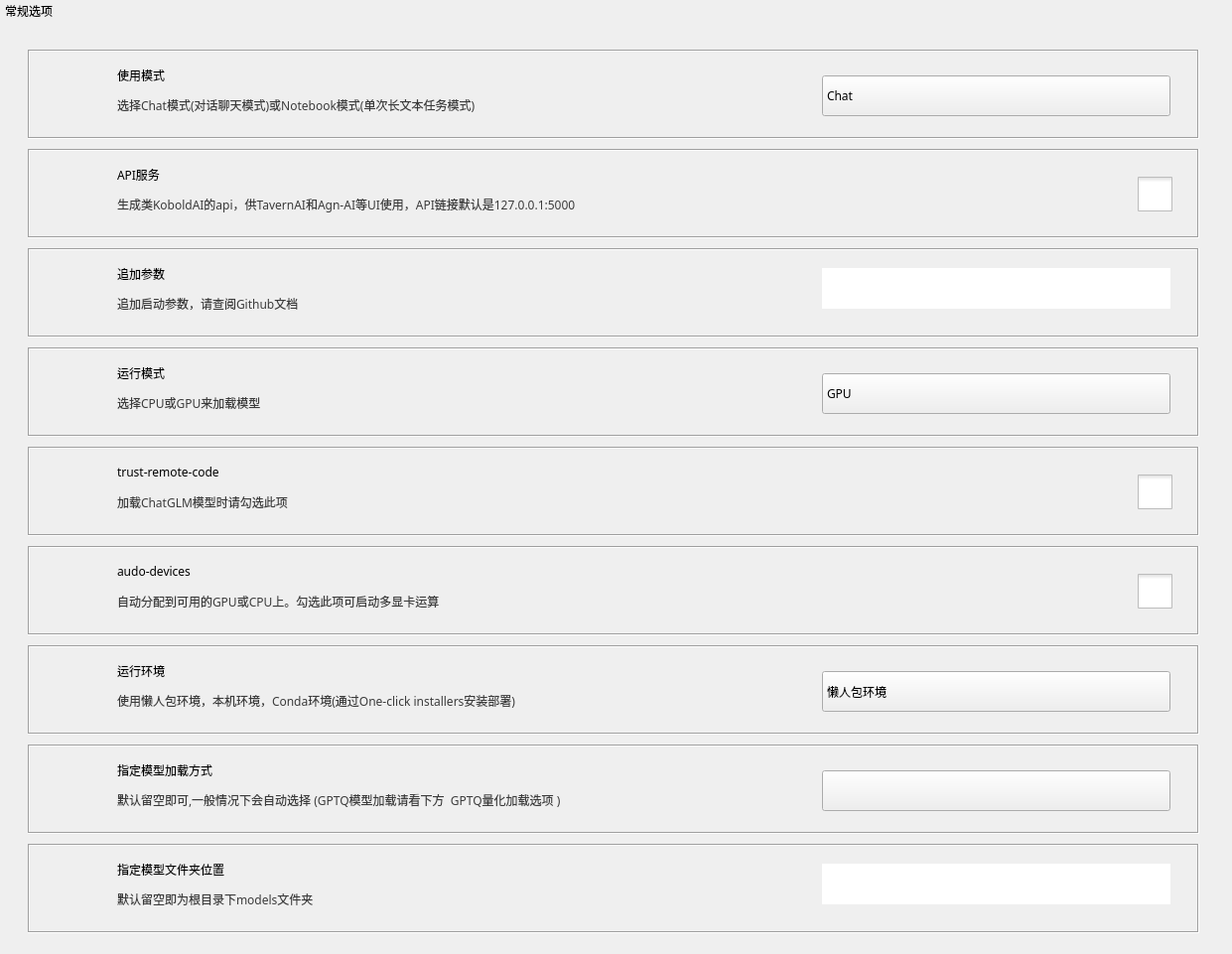
      <widget class="QGroupBox" name="groupBox">
       <property name="geometry">
        <rect>
         <x>20</x>
         <y>50</y>
         <width>1241</width>
         <height>961</height>
        </rect>
       </property>
       <property name="font">
        <font>
         <family>微软雅黑</family>
         
         <weight>50</weight>
         <italic>false</italic>
         <bold>false</bold>
        </font>
       </property>
       <property name="styleSheet">
        <string notr="true">QGroupBox{
    border: none;
	font:27px &quot;微软雅黑&quot;;
}
</string>
       </property>
       <property name="title">
        <string> 常规选项</string>
       </property>
       <widget class="QFrame" name="frame">
        <property name="geometry">
         <rect>
          <x>28</x>
          <y>50</y>
          <width>1180</width>
          <height>90</height>
         </rect>
        </property>
        <property name="styleSheet">
         <string notr="true"/>
        </property>
        <property name="frameShape">
         <enum>QFrame::Box</enum>
        </property>
        <property name="frameShadow">
         <enum>QFrame::Sunken</enum>
        </property>
        <widget class="QComboBox" name="laMode">
         <property name="geometry">
          <rect>
           <x>800</x>
           <y>26</y>
           <width>351</width>
           <height>41</height>
          </rect>
         </property>
         <property name="font">
          <font>
           <family>微软雅黑</family>
           
           <weight>50</weight>
           <italic>false</italic>
           <bold>false</bold>
          </font>
         </property>
         <property name="styleSheet">
          <string notr="true">QComboBox::drop-down
{
	subcontrol-origin: padding;
	subcontrol-position: center right;
	width: 30px;
	border:none;
}
QComboBox::down-arrow {
     image: url(:/ss/收起.png)
  }
QComboBox {
	font: 23px &quot;微软雅黑&quot;;
}</string>
         </property>
         <property name="currentText">
          <string>Chat</string>
         </property>
         <property name="currentIndex">
          <number>0</number>
         </property>
         <item>
          <property name="text">
           <string>Chat</string>
          </property>
         </item>
         <item>
          <property name="text">
           <string>Notebook</string>
          </property>
         </item>
        </widget>
        <widget class="QLabel" name="label">
         <property name="geometry">
          <rect>
           <x>90</x>
           <y>10</y>
           <width>131</width>
           <height>31</height>
          </rect>
         </property>
         <property name="styleSheet">
          <string notr="true">font: 20px &quot;微软雅黑&quot;;</string>
         </property>
         <property name="text">
          <string>使用模式</string>
         </property>
        </widget>
        <widget class="QLabel" name="label_2">
         <property name="geometry">
          <rect>
           <x>90</x>
           <y>40</y>
           <width>671</width>
           <height>31</height>
          </rect>
         </property>
         <property name="font">
          <font>
           <family>微软雅黑</family>
           
           <weight>50</weight>
           <italic>false</italic>
           <bold>false</bold>
          </font>
         </property>
         <property name="styleSheet">
          <string notr="true">color:rgb(59, 59, 59);
font: 18px &quot;微软雅黑&quot;;</string>
         </property>
         <property name="text">
          <string>选择Chat模式(对话聊天模式)或Notebook模式(单次长文本任务模式)</string>
         </property>
        </widget>
        <widget class="QLabel" name="label_7">
         <property name="geometry">
          <rect>
           <x>20</x>
           <y>19</y>
           <width>45</width>
           <height>45</height>
          </rect>
         </property>
         <property name="styleSheet">
          <string notr="true">border-image:url(:/ss/列表.png)</string>
         </property>
         <property name="text">
          <string/>
         </property>
        </widget>
       </widget>
       <widget class="QFrame" name="frame_2">
        <property name="geometry">
         <rect>
          <x>28</x>
          <y>150</y>
          <width>1180</width>
          <height>90</height>
         </rect>
        </property>
        <property name="frameShape">
         <enum>QFrame::Box</enum>
        </property>
        <property name="frameShadow">
         <enum>QFrame::Sunken</enum>
        </property>
        <widget class="QLabel" name="label_3">
         <property name="geometry">
          <rect>
           <x>90</x>
           <y>10</y>
           <width>131</width>
           <height>31</height>
          </rect>
         </property>
         <property name="font">
          <font>
           <family>微软雅黑</family>
           
           <weight>50</weight>
           <italic>false</italic>
           <bold>false</bold>
          </font>
         </property>
         <property name="styleSheet">
          <string notr="true">font: 20px &quot;微软雅黑&quot;;</string>
         </property>
         <property name="text">
          <string>API服务</string>
         </property>
        </widget>
        <widget class="QLabel" name="label_4">
         <property name="geometry">
          <rect>
           <x>90</x>
           <y>40</y>
           <width>721</width>
           <height>31</height>
          </rect>
         </property>
         <property name="font">
          <font>
           <family>微软雅黑</family>
           
           <weight>50</weight>
           <italic>false</italic>
           <bold>false</bold>
          </font>
         </property>
         <property name="styleSheet">
          <string notr="true">color:rgb(59, 59, 59);
font: 18px &quot;微软雅黑&quot;;</string>
         </property>
         <property name="text">
          <string>生成类KoboldAI的api，供TavernAI和Agn-AI等UI使用，API链接默认是127.0.0.1:5000</string>
         </property>
        </widget>
        <widget class="QCheckBox" name="laApi">
         <property name="geometry">
          <rect>
           <x>1118</x>
           <y>10</y>
           <width>41</width>
           <height>71</height>
          </rect>
         </property>
         <property name="styleSheet">
          <string notr="true">QCheckBox{
    spacing: 35px;
}
QCheckBox::indicator {
	width: 35px;
	height: 35px;
}
QCheckBox::indicator:unchecked {
    image: url(:/ss/未勾选.png);
}
QCheckBox::indicator:unchecked:hover {
    image: url(:/ss/选中 (2).png)
}
QCheckBox::indicator:checked {
    image: url(:/ss/复选框-选中.png)
}
</string>
         </property>
         <property name="text">
          <string/>
         </property>
         <property name="iconSize">
          <size>
           <width>100</width>
           <height>100</height>
          </size>
         </property>
        </widget>
        <widget class="QLabel" name="label_8">
         <property name="geometry">
          <rect>
           <x>20</x>
           <y>19</y>
           <width>45</width>
           <height>45</height>
          </rect>
         </property>
         <property name="styleSheet">
          <string notr="true">border-image:url(:/ss/查关系.png)</string>
         </property>
         <property name="text">
          <string/>
         </property>
        </widget>
       </widget>
       <widget class="QFrame" name="frame_3">
        <property name="geometry">
         <rect>
          <x>28</x>
          <y>250</y>
          <width>1180</width>
          <height>90</height>
         </rect>
        </property>
        <property name="frameShape">
         <enum>QFrame::Box</enum>
        </property>
        <property name="frameShadow">
         <enum>QFrame::Sunken</enum>
        </property>
        <widget class="QLineEdit" name="laOpt">
         <property name="geometry">
          <rect>
           <x>800</x>
           <y>20</y>
           <width>351</width>
           <height>41</height>
          </rect>
         </property>
         <property name="font">
          <font>
           <family>微软雅黑</family>
           
           <weight>50</weight>
           <italic>false</italic>
           <bold>false</bold>
          </font>
         </property>
         <property name="styleSheet">
          <string notr="true">font: 20px &quot;微软雅黑&quot;;</string>
         </property>
         <property name="locale">
          <locale language="English" country="UnitedStates"/>
         </property>
         <property name="frame">
          <bool>false</bool>
         </property>
        </widget>
        <widget class="QLabel" name="label_5">
         <property name="geometry">
          <rect>
           <x>90</x>
           <y>10</y>
           <width>131</width>
           <height>31</height>
          </rect>
         </property>
         <property name="font">
          <font>
           <family>微软雅黑</family>
           
           <weight>50</weight>
           <italic>false</italic>
           <bold>false</bold>
          </font>
         </property>
         <property name="styleSheet">
          <string notr="true">font: 20px &quot;微软雅黑&quot;;</string>
         </property>
         <property name="text">
          <string>追加参数</string>
         </property>
        </widget>
        <widget class="QLabel" name="label_6">
         <property name="geometry">
          <rect>
           <x>90</x>
           <y>40</y>
           <width>691</width>
           <height>31</height>
          </rect>
         </property>
         <property name="font">
          <font>
           <family>微软雅黑</family>
           
           <weight>50</weight>
           <italic>false</italic>
           <bold>false</bold>
          </font>
         </property>
         <property name="styleSheet">
          <string notr="true">color:rgb(59, 59, 59);
font: 18px &quot;微软雅黑&quot;;</string>
         </property>
         <property name="text">
          <string>追加启动参数，请查阅Github文档</string>
         </property>
        </widget>
        <widget class="QLabel" name="label_9">
         <property name="geometry">
          <rect>
           <x>20</x>
           <y>19</y>
           <width>45</width>
           <height>45</height>
          </rect>
         </property>
         <property name="styleSheet">
          <string notr="true">border-image:url(:/ss/添加-细.png)</string>
         </property>
         <property name="text">
          <string/>
         </property>
        </widget>
       </widget>
       <widget class="QFrame" name="frame_4">
        <property name="geometry">
         <rect>
          <x>28</x>
          <y>350</y>
          <width>1180</width>
          <height>90</height>
         </rect>
        </property>
        <property name="frameShape">
         <enum>QFrame::Box</enum>
        </property>
        <property name="frameShadow">
         <enum>QFrame::Sunken</enum>
        </property>
        <widget class="QComboBox" name="laRunMode">
         <property name="geometry">
          <rect>
           <x>800</x>
           <y>26</y>
           <width>351</width>
           <height>41</height>
          </rect>
         </property>
         <property name="font">
          <font>
           <family>微软雅黑</family>
           
           <weight>50</weight>
           <italic>false</italic>
           <bold>false</bold>
          </font>
         </property>
         <property name="styleSheet">
          <string notr="true">QComboBox::drop-down
{
	subcontrol-origin: padding;
	subcontrol-position: center right;
	width: 30px;
	border:none;
}
QComboBox::down-arrow {
     image: url(:/ss/收起.png)
  }
QComboBox {
	font: 23px &quot;微软雅黑&quot;;
}</string>
         </property>
         <property name="currentText">
          <string>GPU</string>
         </property>
         <property name="currentIndex">
          <number>0</number>
         </property>
         <item>
          <property name="text">
           <string>GPU</string>
          </property>
         </item>
         <item>
          <property name="text">
           <string>CPU</string>
          </property>
         </item>
        </widget>
        <widget class="QLabel" name="label_10">
         <property name="geometry">
          <rect>
           <x>90</x>
           <y>10</y>
           <width>131</width>
           <height>31</height>
          </rect>
         </property>
         <property name="font">
          <font>
           <family>微软雅黑</family>
           
           <weight>50</weight>
           <italic>false</italic>
           <bold>false</bold>
          </font>
         </property>
         <property name="styleSheet">
          <string notr="true">font: 20px &quot;微软雅黑&quot;;</string>
         </property>
         <property name="text">
          <string>运行模式</string>
         </property>
        </widget>
        <widget class="QLabel" name="label_11">
         <property name="geometry">
          <rect>
           <x>90</x>
           <y>40</y>
           <width>671</width>
           <height>31</height>
          </rect>
         </property>
         <property name="font">
          <font>
           <family>微软雅黑</family>
           
           <weight>50</weight>
           <italic>false</italic>
           <bold>false</bold>
          </font>
         </property>
         <property name="styleSheet">
          <string notr="true">color:rgb(59, 59, 59);
font: 18px &quot;微软雅黑&quot;;</string>
         </property>
         <property name="text">
          <string>选择CPU或GPU来加载模型</string>
         </property>
        </widget>
        <widget class="QLabel" name="label_12">
         <property name="geometry">
          <rect>
           <x>20</x>
           <y>19</y>
           <width>45</width>
           <height>45</height>
          </rect>
         </property>
         <property name="styleSheet">
          <string notr="true">border-image:url(:/ss/工具.png)</string>
         </property>
         <property name="text">
          <string/>
         </property>
        </widget>
       </widget>
       <widget class="QFrame" name="frame_9">
        <property name="geometry">
         <rect>
          <x>28</x>
          <y>450</y>
          <width>1180</width>
          <height>90</height>
         </rect>
        </property>
        <property name="frameShape">
         <enum>QFrame::Box</enum>
        </property>
        <property name="frameShadow">
         <enum>QFrame::Sunken</enum>
        </property>
        <widget class="QLabel" name="label_28">
         <property name="geometry">
          <rect>
           <x>90</x>
           <y>10</y>
           <width>181</width>
           <height>31</height>
          </rect>
         </property>
         <property name="font">
          <font>
           <family>微软雅黑</family>
           
           <weight>50</weight>
           <italic>false</italic>
           <bold>false</bold>
          </font>
         </property>
         <property name="styleSheet">
          <string notr="true">font: 20px &quot;微软雅黑&quot;;</string>
         </property>
         <property name="text">
          <string>trust-remote-code</string>
         </property>
        </widget>
        <widget class="QLabel" name="label_29">
         <property name="geometry">
          <rect>
           <x>90</x>
           <y>40</y>
           <width>691</width>
           <height>31</height>
          </rect>
         </property>
         <property name="font">
          <font>
           <family>微软雅黑</family>
           
           <weight>50</weight>
           <italic>false</italic>
           <bold>false</bold>
          </font>
         </property>
         <property name="styleSheet">
          <string notr="true">color:rgb(59, 59, 59);
font: 18px &quot;微软雅黑&quot;;</string>
         </property>
         <property name="text">
          <string>加载ChatGLM模型时请勾选此项</string>
         </property>
        </widget>
        <widget class="QCheckBox" name="laTru">
         <property name="geometry">
          <rect>
           <x>1118</x>
           <y>10</y>
           <width>41</width>
           <height>71</height>
          </rect>
         </property>
         <property name="styleSheet">
          <string notr="true">QCheckBox{
    spacing: 35px;
}
QCheckBox::indicator {
	width: 35px;
	height: 35px;
}
QCheckBox::indicator:unchecked {
    image: url(:/ss/未勾选.png);
}
QCheckBox::indicator:unchecked:hover {
    image: url(:/ss/选中 (2).png)
}
QCheckBox::indicator:checked {
    image: url(:/ss/复选框-选中.png)
}
</string>
         </property>
         <property name="text">
          <string/>
         </property>
         <property name="iconSize">
          <size>
           <width>100</width>
           <height>100</height>
          </size>
         </property>
        </widget>
        <widget class="QLabel" name="label_30">
         <property name="geometry">
          <rect>
           <x>20</x>
           <y>19</y>
           <width>45</width>
           <height>45</height>
          </rect>
         </property>
         <property name="styleSheet">
          <string notr="true">border-image:url(:/ss/算法管理.png)</string>
         </property>
         <property name="text">
          <string/>
         </property>
        </widget>
       </widget>
       <widget class="QFrame" name="frame_15">
        <property name="geometry">
         <rect>
          <x>28</x>
          <y>550</y>
          <width>1180</width>
          <height>90</height>
         </rect>
        </property>
        <property name="frameShape">
         <enum>QFrame::Box</enum>
        </property>
        <property name="frameShadow">
         <enum>QFrame::Sunken</enum>
        </property>
        <widget class="QLabel" name="label_53">
         <property name="geometry">
          <rect>
           <x>90</x>
           <y>10</y>
           <width>181</width>
           <height>31</height>
          </rect>
         </property>
         <property name="font">
          <font>
           <family>微软雅黑</family>
           
           <weight>50</weight>
           <italic>false</italic>
           <bold>false</bold>
          </font>
         </property>
         <property name="styleSheet">
          <string notr="true">font: 20px &quot;微软雅黑&quot;;</string>
         </property>
         <property name="text">
          <string>audo-devices</string>
         </property>
        </widget>
        <widget class="QLabel" name="label_54">
         <property name="geometry">
          <rect>
           <x>90</x>
           <y>40</y>
           <width>691</width>
           <height>31</height>
          </rect>
         </property>
         <property name="font">
          <font>
           <family>微软雅黑</family>
           
           <weight>50</weight>
           <italic>false</italic>
           <bold>false</bold>
          </font>
         </property>
         <property name="styleSheet">
          <string notr="true">color:rgb(59, 59, 59);
font: 18px &quot;微软雅黑&quot;;</string>
         </property>
         <property name="text">
          <string>自动分配到可用的GPU或CPU上。勾选此项可启动多显卡运算</string>
         </property>
        </widget>
        <widget class="QCheckBox" name="laAuto">
         <property name="geometry">
          <rect>
           <x>1118</x>
           <y>10</y>
           <width>41</width>
           <height>71</height>
          </rect>
         </property>
         <property name="styleSheet">
          <string notr="true">QCheckBox{
    spacing: 35px;
}
QCheckBox::indicator {
	width: 35px;
	height: 35px;
}
QCheckBox::indicator:unchecked {
    image: url(:/ss/未勾选.png);
}
QCheckBox::indicator:unchecked:hover {
    image: url(:/ss/选中 (2).png)
}
QCheckBox::indicator:checked {
    image: url(:/ss/复选框-选中.png)
}
</string>
         </property>
         <property name="text">
          <string/>
         </property>
         <property name="iconSize">
          <size>
           <width>100</width>
           <height>100</height>
          </size>
         </property>
        </widget>
        <widget class="QLabel" name="label_55">
         <property name="geometry">
          <rect>
           <x>20</x>
           <y>19</y>
           <width>45</width>
           <height>45</height>
          </rect>
         </property>
         <property name="styleSheet">
          <string notr="true">border-image:url(:/ss/变更 (5).png)</string>
         </property>
         <property name="text">
          <string/>
         </property>
        </widget>
       </widget>
       <widget class="QFrame" name="frame_16">
        <property name="geometry">
         <rect>
          <x>28</x>
          <y>650</y>
          <width>1180</width>
          <height>90</height>
         </rect>
        </property>
        <property name="frameShape">
         <enum>QFrame::Box</enum>
        </property>
        <property name="frameShadow">
         <enum>QFrame::Sunken</enum>
        </property>
        <widget class="QComboBox" name="laEnviro">
         <property name="geometry">
          <rect>
           <x>800</x>
           <y>26</y>
           <width>351</width>
           <height>41</height>
          </rect>
         </property>
         <property name="font">
          <font>
           <family>微软雅黑</family>
           
           <weight>50</weight>
           <italic>false</italic>
           <bold>false</bold>
          </font>
         </property>
         <property name="styleSheet">
          <string notr="true">QComboBox::drop-down
{
	subcontrol-origin: padding;
	subcontrol-position: center right;
	width: 30px;
	border:none;
}
QComboBox::down-arrow {
     image: url(:/ss/收起.png)
  }
QComboBox {
	font: 23px &quot;微软雅黑&quot;;
}</string>
         </property>
         <property name="currentText">
          <string>懒人包环境</string>
         </property>
         <property name="currentIndex">
          <number>0</number>
         </property>
         <item>
          <property name="text">
           <string>懒人包环境</string>
          </property>
         </item>
         <item>
          <property name="text">
           <string>本机环境</string>
          </property>
         </item>
         <item>
          <property name="text">
           <string>Conda环境(One-click installers)</string>
          </property>
         </item>
        </widget>
        <widget class="QLabel" name="label_62">
         <property name="geometry">
          <rect>
           <x>90</x>
           <y>10</y>
           <width>131</width>
           <height>31</height>
          </rect>
         </property>
         <property name="font">
          <font>
           <family>微软雅黑</family>
           
           <weight>50</weight>
           <italic>false</italic>
           <bold>false</bold>
          </font>
         </property>
         <property name="styleSheet">
          <string notr="true">font: 20px &quot;微软雅黑&quot;;</string>
         </property>
         <property name="text">
          <string>运行环境</string>
         </property>
        </widget>
        <widget class="QLabel" name="label_63">
         <property name="geometry">
          <rect>
           <x>90</x>
           <y>40</y>
           <width>691</width>
           <height>31</height>
          </rect>
         </property>
         <property name="font">
          <font>
           <family>微软雅黑</family>
           
           <weight>50</weight>
           <italic>false</italic>
           <bold>false</bold>
          </font>
         </property>
         <property name="styleSheet">
          <string notr="true">color:rgb(59, 59, 59);
font: 18px &quot;微软雅黑&quot;;</string>
         </property>
         <property name="text">
          <string>使用懒人包环境，本机环境，Conda环境(通过One-click installers安装部署)</string>
         </property>
        </widget>
        <widget class="QLabel" name="label_64">
         <property name="geometry">
          <rect>
           <x>20</x>
           <y>19</y>
           <width>45</width>
           <height>45</height>
          </rect>
         </property>
         <property name="styleSheet">
          <string notr="true">border-image:url(:/ss/工作台07 (2).png)</string>
         </property>
         <property name="text">
          <string/>
         </property>
        </widget>
       </widget>
       <widget class="QFrame" name="frame_20">
        <property name="geometry">
         <rect>
          <x>28</x>
          <y>750</y>
          <width>1180</width>
          <height>90</height>
         </rect>
        </property>
        <property name="frameShape">
         <enum>QFrame::Box</enum>
        </property>
        <property name="frameShadow">
         <enum>QFrame::Sunken</enum>
        </property>
        <widget class="QComboBox" name="laloadway">
         <property name="geometry">
          <rect>
           <x>800</x>
           <y>26</y>
           <width>351</width>
           <height>41</height>
          </rect>
         </property>
         <property name="font">
          <font>
           <family>微软雅黑</family>
           
           <weight>50</weight>
           <italic>false</italic>
           <bold>false</bold>
          </font>
         </property>
         <property name="styleSheet">
          <string notr="true">QComboBox::drop-down
{
	subcontrol-origin: padding;
	subcontrol-position: center right;
	width: 30px;
	border:none;
}
QComboBox::down-arrow {
     image: url(:/ss/收起.png)
  }
QComboBox {
	font: 23px &quot;微软雅黑&quot;;
}</string>
         </property>
         <property name="currentText">
          <string/>
         </property>
         <property name="currentIndex">
          <number>0</number>
         </property>
         <item>
          <property name="text">
           <string/>
          </property>
         </item>
         <item>
          <property name="text">
           <string>transformers</string>
          </property>
         </item>
         <item>
          <property name="text">
           <string>llamacpp</string>
          </property>
         </item>
         <item>
          <property name="text">
           <string>rwkv</string>
          </property>
         </item>
        </widget>
        <widget class="QLabel" name="label_67">
         <property name="geometry">
          <rect>
           <x>90</x>
           <y>10</y>
           <width>191</width>
           <height>31</height>
          </rect>
         </property>
         <property name="font">
          <font>
           <family>微软雅黑</family>
           
           <weight>50</weight>
           <italic>false</italic>
           <bold>false</bold>
          </font>
         </property>
         <property name="styleSheet">
          <string notr="true">font: 20px &quot;微软雅黑&quot;;</string>
         </property>
         <property name="text">
          <string>指定模型加载方式</string>
         </property>
        </widget>
        <widget class="QLabel" name="label_71">
         <property name="geometry">
          <rect>
           <x>90</x>
           <y>40</y>
           <width>691</width>
           <height>31</height>
          </rect>
         </property>
         <property name="font">
          <font>
           <family>微软雅黑</family>
           
           <weight>50</weight>
           <italic>false</italic>
           <bold>false</bold>
          </font>
         </property>
         <property name="styleSheet">
          <string notr="true">color:rgb(59, 59, 59);
font: 18px &quot;微软雅黑&quot;;</string>
         </property>
         <property name="text">
          <string>默认留空即可,一般情况下会自动选择 (GPTQ模型加载请看下方  GPTQ量化加载选项 )</string>
         </property>
        </widget>
        <widget class="QLabel" name="label_72">
         <property name="geometry">
          <rect>
           <x>19</x>
           <y>19</y>
           <width>50</width>
           <height>50</height>
          </rect>
         </property>
         <property name="styleSheet">
          <string notr="true">border-image:url(:/ss/gy_系统总览 (2).png)</string>
         </property>
         <property name="text">
          <string/>
         </property>
        </widget>
       </widget>
       <widget class="QFrame" name="frame_31">
        <property name="geometry">
         <rect>
          <x>28</x>
          <y>850</y>
          <width>1180</width>
          <height>90</height>
         </rect>
        </property>
        <property name="frameShape">
         <enum>QFrame::Box</enum>
        </property>
        <property name="frameShadow">
         <enum>QFrame::Sunken</enum>
        </property>
        <widget class="QLineEdit" name="laModelDir">
         <property name="geometry">
          <rect>
           <x>800</x>
           <y>20</y>
           <width>351</width>
           <height>41</height>
          </rect>
         </property>
         <property name="font">
          <font>
           <family>微软雅黑</family>
           
           <weight>50</weight>
           <italic>false</italic>
           <bold>false</bold>
          </font>
         </property>
         <property name="styleSheet">
          <string notr="true">font: 20px &quot;微软雅黑&quot;;</string>
         </property>
         <property name="locale">
          <locale language="English" country="UnitedStates"/>
         </property>
         <property name="frame">
          <bool>false</bool>
         </property>
        </widget>
        <widget class="QLabel" name="label_103">
         <property name="geometry">
          <rect>
           <x>90</x>
           <y>10</y>
           <width>201</width>
           <height>31</height>
          </rect>
         </property>
         <property name="font">
          <font>
           <family>微软雅黑</family>
           
           <weight>50</weight>
           <italic>false</italic>
           <bold>false</bold>
          </font>
         </property>
         <property name="styleSheet">
          <string notr="true">font: 20px &quot;微软雅黑&quot;;</string>
         </property>
         <property name="text">
          <string>指定模型文件夹位置</string>
         </property>
        </widget>
        <widget class="QLabel" name="label_107">
         <property name="geometry">
          <rect>
           <x>90</x>
           <y>40</y>
           <width>691</width>
           <height>31</height>
          </rect>
         </property>
         <property name="font">
          <font>
           <family>微软雅黑</family>
           
           <weight>50</weight>
           <italic>false</italic>
           <bold>false</bold>
          </font>
         </property>
         <property name="styleSheet">
          <string notr="true">color:rgb(59, 59, 59);
font: 18px &quot;微软雅黑&quot;;</string>
         </property>
         <property name="text">
          <string>默认留空即为根目录下models文件夹</string>
         </property>
        </widget>
        <widget class="QLabel" name="label_108">
         <property name="geometry">
          <rect>
           <x>19</x>
           <y>19</y>
           <width>50</width>
           <height>50</height>
          </rect>
         </property>
         <property name="styleSheet">
          <string notr="true">border-image:url(:/ss/gy_系统总览 (2).png)</string>
         </property>
         <property name="text">
          <string/>
         </property>
        </widget>
       </widget>
      </widget>
